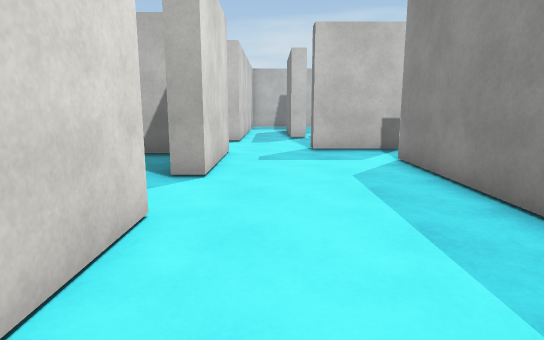
[1] (above)

23 first-person views from a walk through a 3-D level made in the Unity game engine. The camera is 1.4 m above the floor, tilts 10° down and sees 75° across. The floor is counted in squares, 1 m on a side. Each view is taken from the middle of a square. On the plan, view 1 faces up. The plan holds only what a view shows up to about 15 squares ahead; the rest is blank. The player character is not drawn. Surface patterns are stand-ins for the level's own textures.

[2]
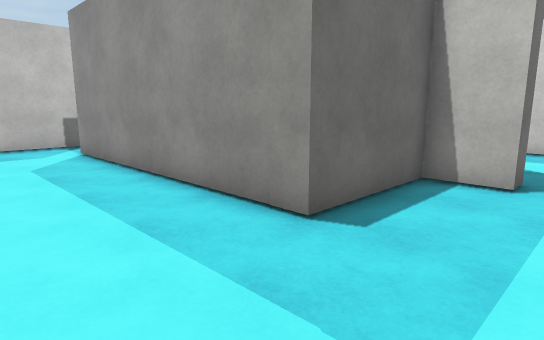

[3]
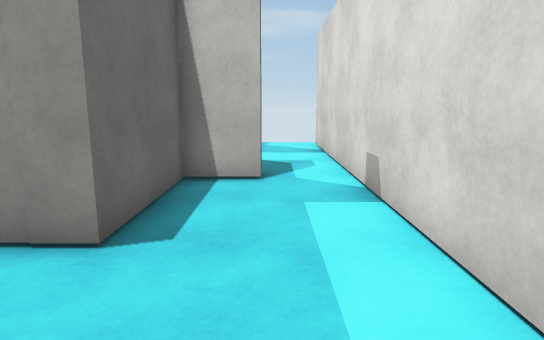

[4]
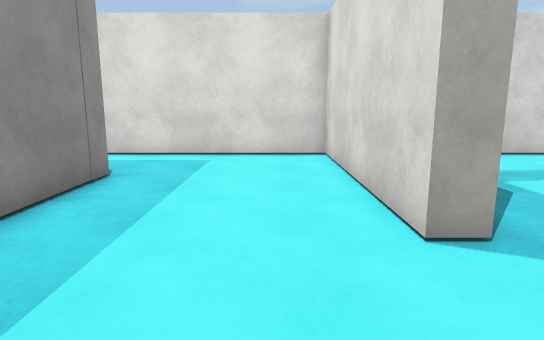

[5]
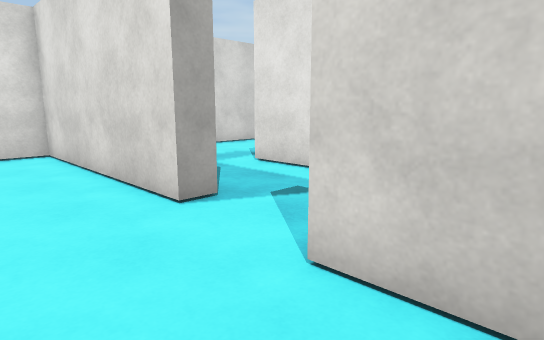

[6]
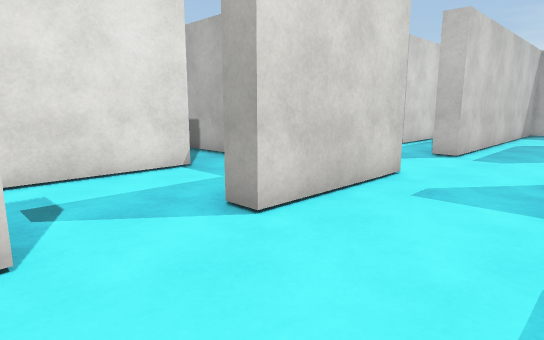

[7]
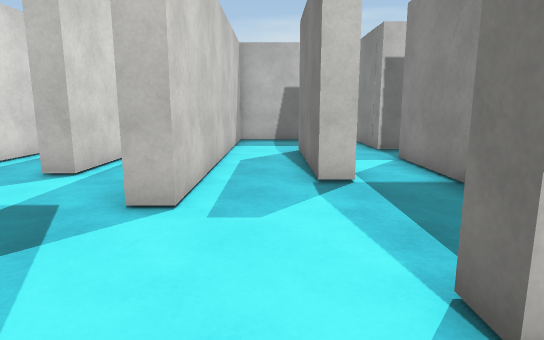

[8]
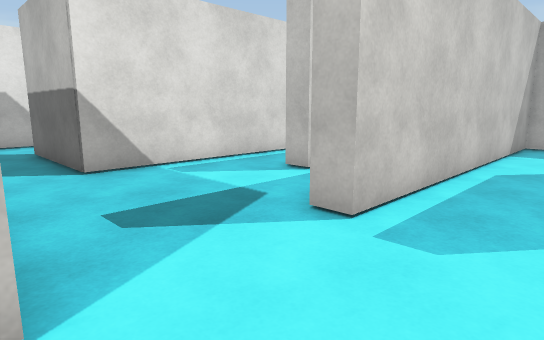

[9]
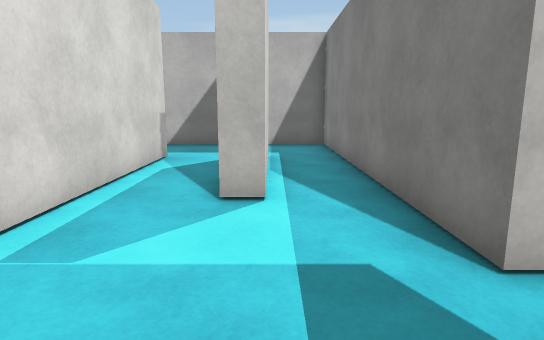

[10]
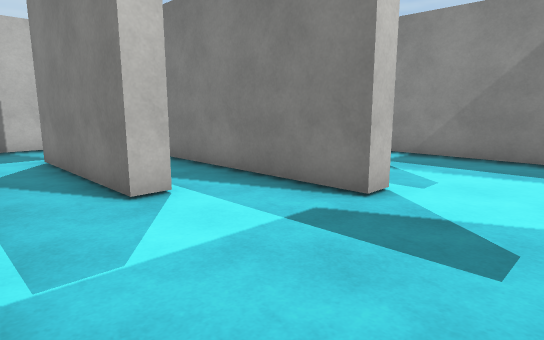

[11]
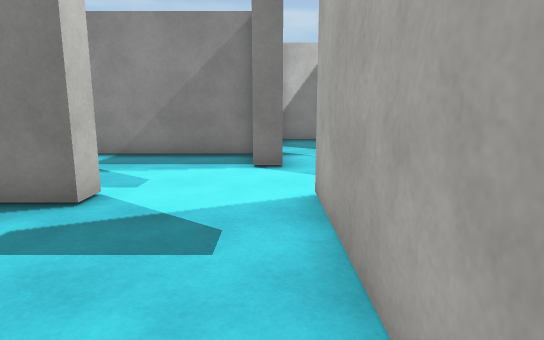

[12]
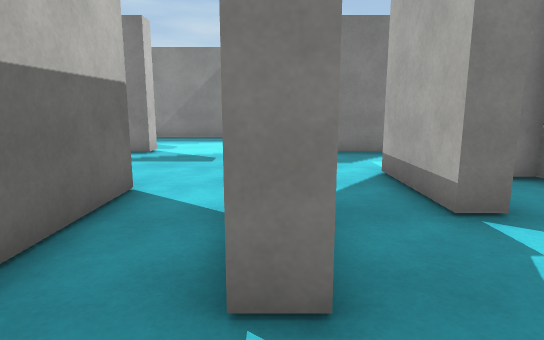

[13]
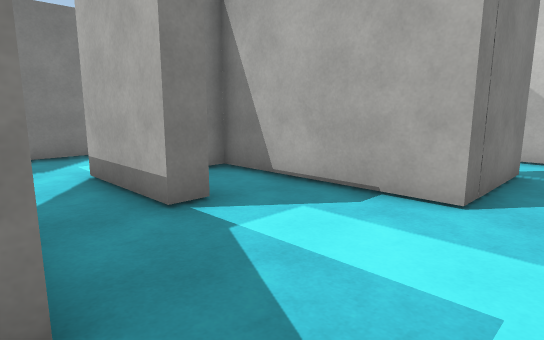

[14]
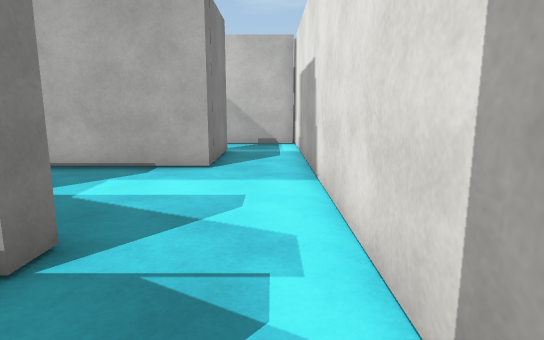

[15]
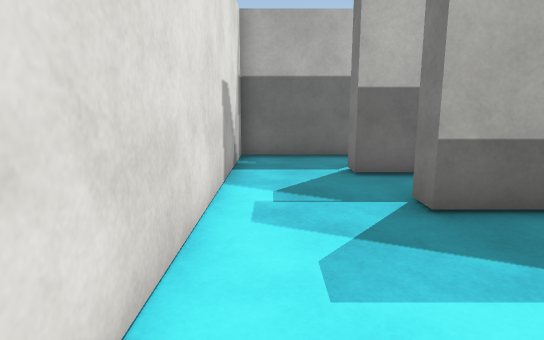

[16]
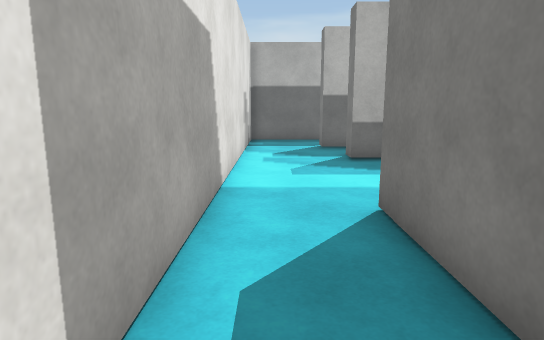

[17]
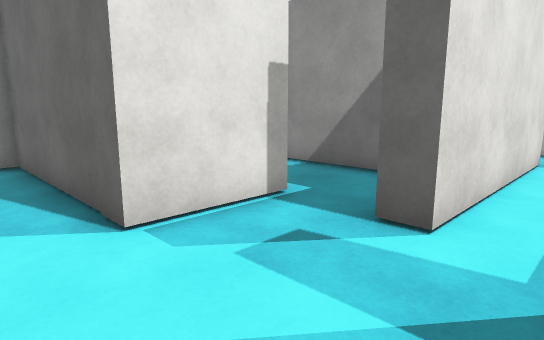

[18]
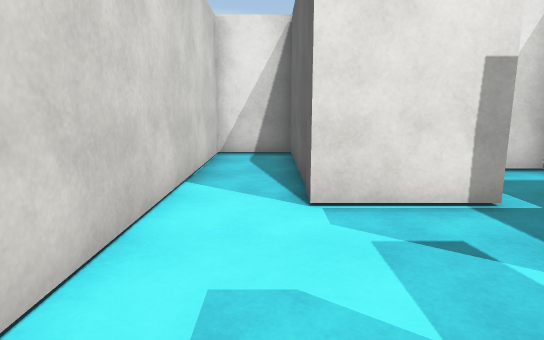

[19]
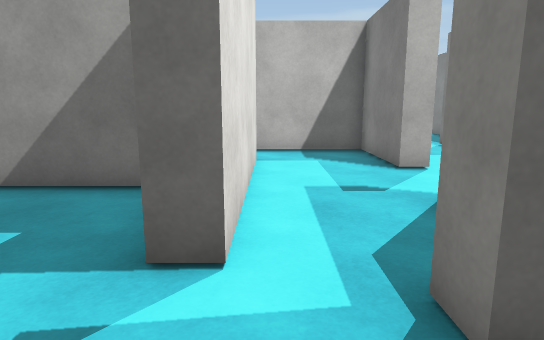

[20]
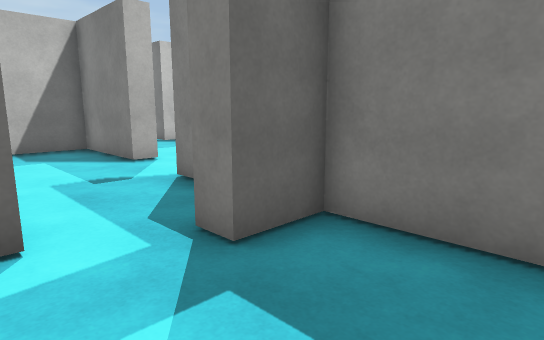

[21]
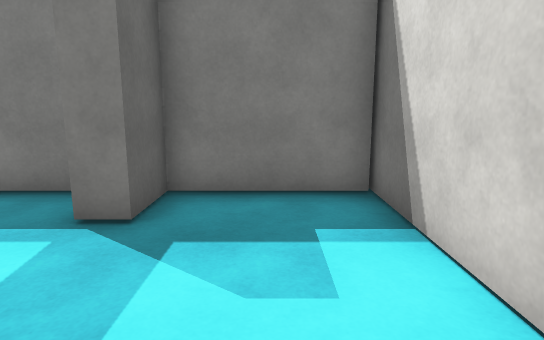

[22]
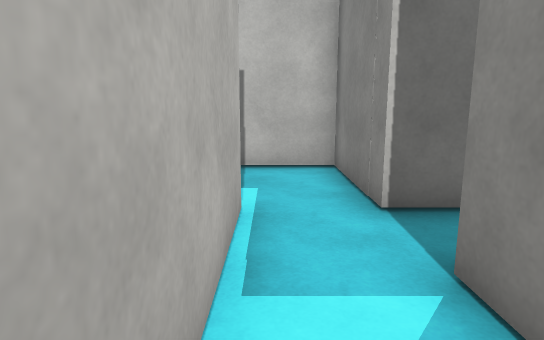

[23]
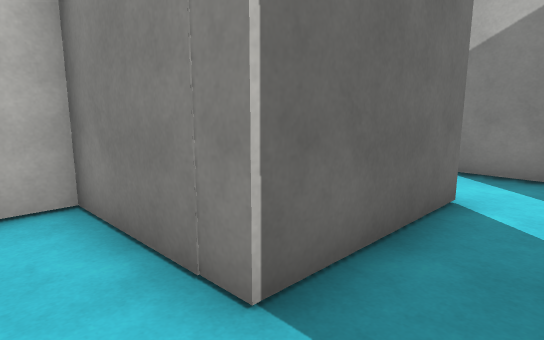

### Floor plan
Ten units are one square. View 1 is at (0, 0); x grows to the right and y downward. Boxes are objects, and circles mark ways between rooms. Rooms are numbered by the first view taken in them; rooms with no view inside come last. Other rooms are left out.
<svg viewBox="-144 -258 283 290">
<path fill="none" stroke="#000" d="M-16 -45 -16 27 134 27M76 8 69 8 69 -7 34 -7 34 -96M42 -117 14 -117M-14 -113 -14 -71M129 4 129 -1M16 -166 9 -166 9 -218M16 -218 16 -174M-41 -196 -41 -173 -48 -173 -48 -224M14 -117 14 -125M34 -125 34 -198M-14 -253 -14 -148 -20 -148 -20 -253 -65 -253M-70 -221 -70 -134M76 -217 34 -217 34 -253 12 -253M-62 -113 -14 -113M100 -209 100 -225M-86 -79 -86 -86 -54 -86 -54 -19M-70 -134 -112 -134M-115 -24 -115 -58 -61 -58M-139 -135 -139 -3 -111 -3M-14 -71 -20 -71 -20 -106 -108 -106 -108 -114M-23 -22 -23 -45 -16 -45M-108 -162 -139 -162 -139 -135M-112 -134 -112 -141M-79 -15 -79 4 -139 4M-54 -19 -61 -19M-23 26 -23 -7 -38 -7 -38 -15M-139 1 -139 27 -20 27M-108 -51 -108 -41M-72 -51 -105 -51M-79 -24 -79 -15"/>
<circle cx="5" cy="-120" r="3" fill="#2a7"/>
<circle cx="-20" cy="-55" r="3" fill="#2a7"/>
<circle cx="-65" cy="-125" r="3" fill="#2a7"/>
<circle cx="-125" cy="-140" r="3" fill="#2a7"/>
<circle cx="-45" cy="-25" r="3" fill="#2a7"/>
<circle cx="-110" cy="-15" r="3" fill="#2a7"/>
<circle cx="-70" cy="-20" r="3" fill="#2a7"/>
<circle cx="-85" cy="-35" r="3" fill="#2a7"/>
<text x="30" y="-30">1</text>
<text x="0" y="-180">2</text>
<text x="-90" y="-80">3</text>
<text x="-120" y="-150">4</text>
<text x="-70" y="10">5</text>
<text x="-90" y="-30">6</text>
<text x="-70" y="-30">7</text>
</svg>
Room 1 opens to room 2. Room 1 opens to room 3. Room 2 opens to room 3. Room 3 opens to room 4. Room 3 opens to room 5. Room 3 opens to room 6. Room 5 opens to room 7. Room 6 opens to room 7.

Where each view was taken, in squares from view 1:
view 1: 0 up, 0 right, facing up
view 2: 2 down, 0 right, facing up-right
view 3: 1 down, 0 right, facing right
view 4: 8 up, 0 right, facing down
view 5: 9 up, 1 right, facing down-left
view 6: 4 up, 2 right, facing up-left
view 7: 10 up, 0 right, facing up
view 8: 11 up, 1 right, facing up-left
view 9: 12 up, 4 left, facing up
view 10: 12 up, 7 left, facing up-right
view 11: 12 up, 7 left, facing right
view 12: 11 up, 13 left, facing right
view 13: 11 up, 13 left, facing down-right
view 14: 14 up, 13 left, facing down
view 15: 6 up, 13 left, facing up
view 16: 1 up, 13 left, facing up
view 17: 2 down, 4 left, facing up-left
view 18: 1 down, 3 left, facing left
view 19: 1 down, 5 left, facing up
view 20: 2 down, 6 left, facing up-right
view 21: 1 down, 8 left, facing right
view 22: 17 up, 2 right, facing up
view 23: 20 up, 2 right, facing up-right
